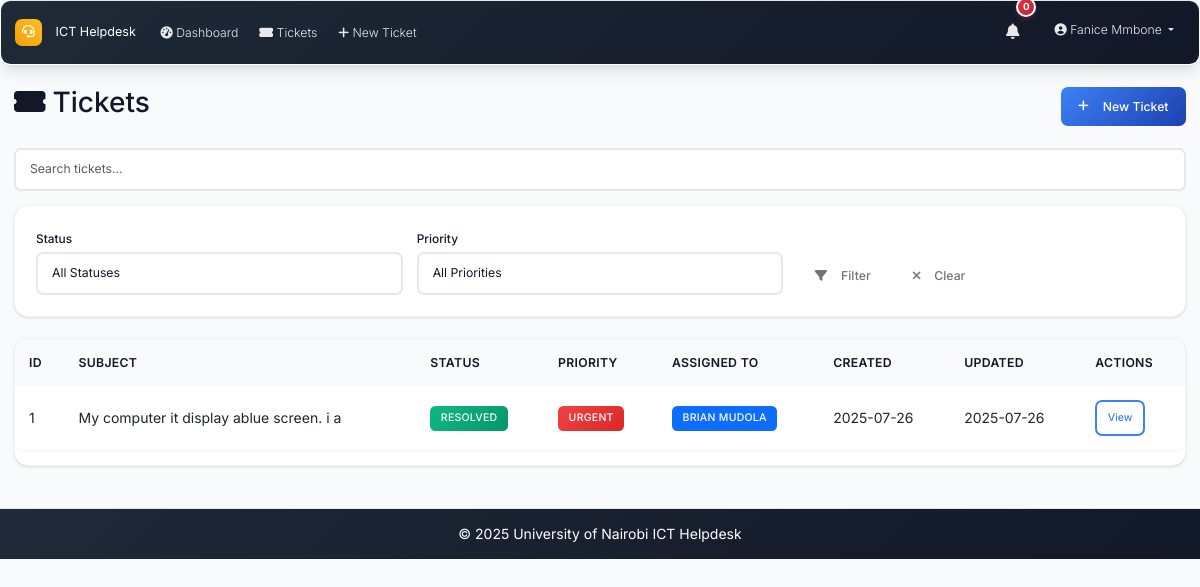
/tickets (signed in), run on an earlier commit of the app's database.
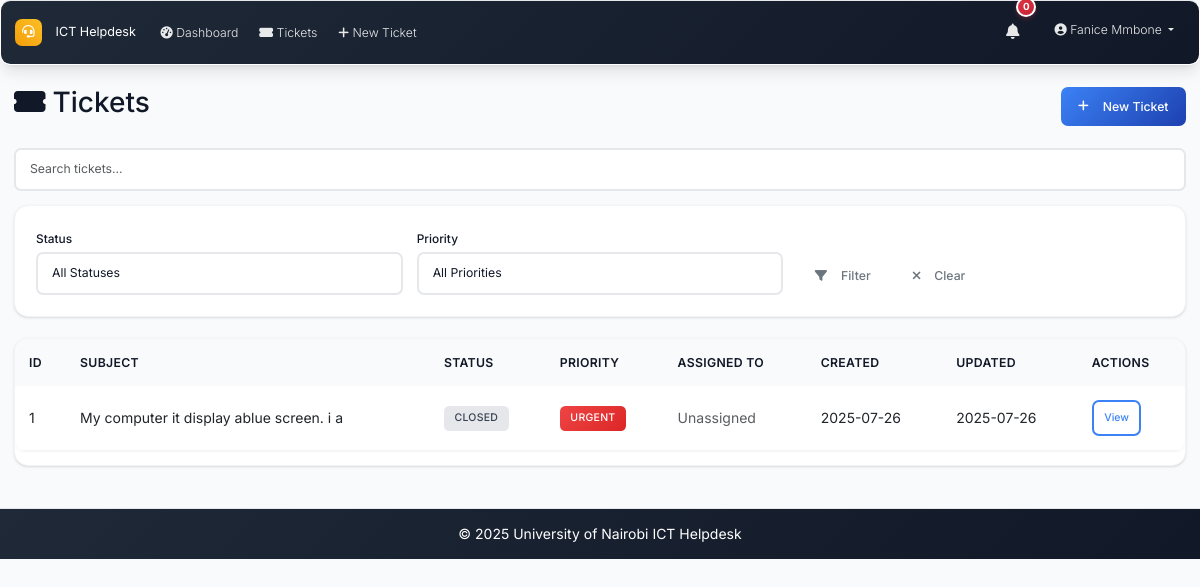
And on a later commit of the database.
### models.py (models this page shows, shortened)
class User(UserMixin, db.Model):
    id = db.Column(db.Integer, primary_key=True)
    username = db.Column(db.String(64), unique=True, nullable=False)
    email = db.Column(db.String(120), unique=True, nullable=False)
    password_hash = db.Column(db.String(256), nullable=False)
    full_name = db.Column(db.String(100), nullable=False)
    role = db.Column(db.String(20), nullable=False, default='user')  # admin, intern, user
    created_at = db.Column(db.DateTime, default=datetime.utcnow)
    is_active = db.Column(db.Boolean, default=True)
    is_verified = db.Column(db.Boolean, default=False)
    verification_token = db.Column(db.String(128), nullable=True)
    phone_number = db.Column(db.String(20), nullable=True)
    is_approved = db.Column(db.Boolean, default=False)
    approved_by_id = db.Column(db.Integer, db.ForeignKey('user.id'), nullable=True)
    approved_at = db.Column(db.DateTime, nullable=True)
    tickets_created = db.relationship('Ticket', foreign_keys='Ticket.created_by_id', backref='creator', lazy='dynamic')
    assigned_tickets = db.relationship('Ticket', secondary='ticket_assignees', back_populates='assignees', lazy='selectin')
    comments = db.relationship('Comment', backref='author', lazy='dynamic')

class Ticket(db.Model):
    id = db.Column(db.Integer, primary_key=True)
    location = db.Column(db.String(200), nullable=False)
    description = db.Column(Text, nullable=False)
    status = db.Column(db.String(20), nullable=False, default='open')  # open, in_progress, resolved, closed
    priority = db.Column(db.String(20), nullable=False, default='medium')  # low, medium, high, urgent
    created_at = db.Column(db.DateTime, default=datetime.utcnow)
    updated_at = db.Column(db.DateTime, default=datetime.utcnow, onupdate=datetime.utcnow)
    closed_at = db.Column(db.DateTime)
    closed_by_id = db.Column(db.Integer, db.ForeignKey('user.id'), nullable=True)
    due_date = db.Column(db.DateTime, nullable=True)
    created_by_id = db.Column(db.Integer, db.ForeignKey('user.id'), nullable=True)
    category_id = db.Column(db.Integer, db.ForeignKey('category.id'))
    comments = db.relationship('Comment', backref='ticket', lazy='dynamic', cascade='all, delete-orphan')
    attachments = db.relationship('Attachment', backref='ticket', lazy='dynamic', cascade='all, delete-orphan')
    assignees = db.relationship('User', secondary=ticket_assignees, back_populates='assigned_tickets', lazy='selectin')
    closed_by = db.relationship('User', foreign_keys=[closed_by_id], backref='closed_tickets')

### routes.py (the view)
@app.route('/tickets')
@login_required
def tickets_list():
    page = request.args.get('page', 1, type=int)
    status_filter = request.args.get('status', '')
    priority_filter = request.args.get('priority', '')
    query = Ticket.query
    if current_user.role == 'user':
        query = query.filter_by(created_by_id=current_user.id)
    elif current_user.role == 'intern':
        if status_filter == 'assigned':
            query = query.filter(Ticket.assignees.any(id=current_user.id))
            status_filter = ''  # Clear status filter since we're showing all assigned tickets
        else:
            query = query.filter(Ticket.assignees.any(id=current_user.id))
    if status_filter:
        query = query.filter_by(status=status_filter)
    if priority_filter:
        query = query.filter_by(priority=priority_filter)
    tickets = query.order_by(desc(Ticket.created_at)).paginate(
        page=page, per_page=10, error_out=False
    )
    return render_template('tickets_list.html', tickets=tickets, status_filter=status_filter, priority_filter=priority_filter)

### app.py (called while the page is built)
@login_manager.user_loader
def load_user(user_id):
    from models import User
    return User.query.get(int(user_id))

@app.context_processor
def inject_now():
    return {'now': datetime.utcnow}

### routes.py (called while the page is built)
@app.context_processor
def inject_datetime():
    return dict(datetime=datetime)

### templates/tickets_list.html (shortened to what this page needs)
{% extends "base.html" %}
{% block content %}
<div class="d-flex justify-content-between align-items-center mb-4">
    <h2><i class="fas fa-ticket-alt me-2"></i>Tickets</h2>
    <a href="{{ url_for('new_ticket') }}" class="btn btn-primary">
        <i class="fas fa-plus me-2"></i>New Ticket
    </a>
</div>
<div class="mb-3">
    <input type="text" id="ticket-search" class="form-control" placeholder="Search tickets...">
</div>
<div class="card mb-4">
    <div class="card-body">
        <form method="GET" class="row g-3">
            <div class="col-md-4">
                <label class="form-label">Status</label>
                <select name="status" class="form-control">
                    <option value="">All Statuses</option>
                </select>
            </div>
            <div class="col-md-4">
                <label class="form-label">Priority</label>
                <select name="priority" class="form-control">
                    <option value="">All Priorities</option>
                </select>
            </div>
            <div class="col-md-4 d-flex align-items-end">
                <button type="submit" class="btn btn-outline-secondary me-2">
                    <i class="fas fa-filter me-2"></i>Filter
                </button>
                <a href="{{ url_for('tickets_list') }}" class="btn btn-outline-secondary">
                    <i class="fas fa-times me-2"></i>Clear
                </a>
            </div>
        </form>
    </div>
</div>
<div class="card">
    <div class="table-responsive">
        <table class="table" id="tickets-table">
            <thead>
                <tr>
                    <th>ID</th>
                    <th>Subject</th>
                    <th>Status</th>
                    <th>Priority</th>
                    <th>Assigned To</th>
                    <th>Created</th>
                    <th>Updated</th>
                    <th>Actions</th>
                </tr>
            </thead>
            <tbody>
                {% for ticket in tickets.items %}
                <tr>
                    <td>{{ ticket.id }}</td>
                    <td>{{ ticket.title or ticket.description[:40] }}</td>
                    <td><span class="badge badge-status-{{ ticket.status|replace(' ', '_') }}">{{ ticket.status.title() }}</span></td>
                    <td><span class="badge priority-{{ ticket.priority }}">{{ ticket.priority.title() }}</span></td>
                    <td>
                        {% if ticket.assignees|length > 0 %}
                            {% for user in ticket.assignees %}
                                <span class="badge bg-primary">{{ user.full_name }}</span>{% if not loop.last %} {% endif %}
                            {% endfor %}
                        {% else %}
                            <span class="text-muted">Unassigned</span>
                        {% endif %}
                    </td>
                    <td>{{ ticket.created_at.strftime('%Y-%m-%d') }}</td>
                    <td>{{ ticket.updated_at.strftime('%Y-%m-%d') }}</td>
                    <td>
                        <a href="{{ url_for('ticket_detail', id=ticket.id) }}" class="btn btn-sm btn-outline-primary">View</a>
                    </td>
                </tr>
                {% endfor %}
            </tbody>
        </table>
    </div>
</div>
{% endblock %}

### templates/base.html (shortened to what this page needs)
<!DOCTYPE html>
<html lang="en">
<head>
    <link href="https://cdn.jsdelivr.net/npm/bootstrap@5.3.0/dist/css/bootstrap.min.css" rel="stylesheet">
    <link href="https://cdnjs.cloudflare.com/ajax/libs/font-awesome/6.0.0/css/all.min.css" rel="stylesheet">
    <link href="{{ url_for('static', filename='css/custom.css') }}" rel="stylesheet">
</head>
<body>
    <nav class="navbar navbar-expand-lg navbar-dark footer-sky">
        <div class="container-fluid px-3">
            <a class="navbar-brand" href="{{ url_for('index') }}">
                <i class="fas fa-headset me-2"></i>ICT Helpdesk
            </a>
            <div class="collapse navbar-collapse" id="navbarNav">
                <ul class="navbar-nav me-auto mb-2 mb-lg-0">
                    {% if current_user.is_authenticated %}
                    <li class="nav-item">
                        <a class="nav-link" href="{{ url_for('dashboard') }}">
                            <i class="fas fa-tachometer-alt me-1"></i>Dashboard
                        </a>
                    </li>
                    <li class="nav-item">
                        <a class="nav-link" href="{{ url_for('tickets_list') }}">
                            <i class="fas fa-ticket-alt me-1"></i>Tickets
                        </a>
                    </li>
                    <li class="nav-item">
                        <a class="nav-link" href="{{ url_for('new_ticket') }}">
                            <i class="fas fa-plus me-1"></i>New Ticket
                        </a>
                    </li>
                    {% endif %}
                </ul>
                <ul class="navbar-nav ms-auto mb-2 mb-lg-0">
                    {% if current_user.is_authenticated %}
                    <li class="nav-item dropdown me-3">
                        <a class="nav-link position-relative" href="#" id="notificationsDropdown" role="button"
                           data-bs-toggle="dropdown" aria-expanded="false">
                            <i class="fas fa-bell"></i>
                            <span id="notification-badge" class="position-absolute top-0 start-100 translate-middle badge rounded-pill bg-danger" style="display: none;">
                                0
                            </span>
                        </a>
                    </li>
                    <li class="nav-item dropdown">
                        <a class="nav-link dropdown-toggle" href="#" id="navbarDropdown" role="button" data-bs-toggle="dropdown" aria-expanded="false">
                            <i class="fas fa-user-circle me-1"></i>{{ current_user.full_name }}
                        </a>
                    </li>
                    {% endif %}
                </ul>
            </div>
        </div>
    </nav>
    <main class="container-fluid my-4 px-3">
        {% block content %}{% endblock %}
    </main>
    <footer class="footer-sky py-3 mt-5">
        <div class="container text-center">
            <span>&copy; {{ datetime.utcnow().year }} University of Nairobi ICT Helpdesk</span>
        </div>
    </footer>
</body>
</html>

What changed in the data, as far as the page shows it:
changed Ticket "My computer it display ablue screen. i a": loses User (full_name "BRIAN MUDOLA"); status "RESOLVED" → "CLOSED"; now shows "Unassigned"
